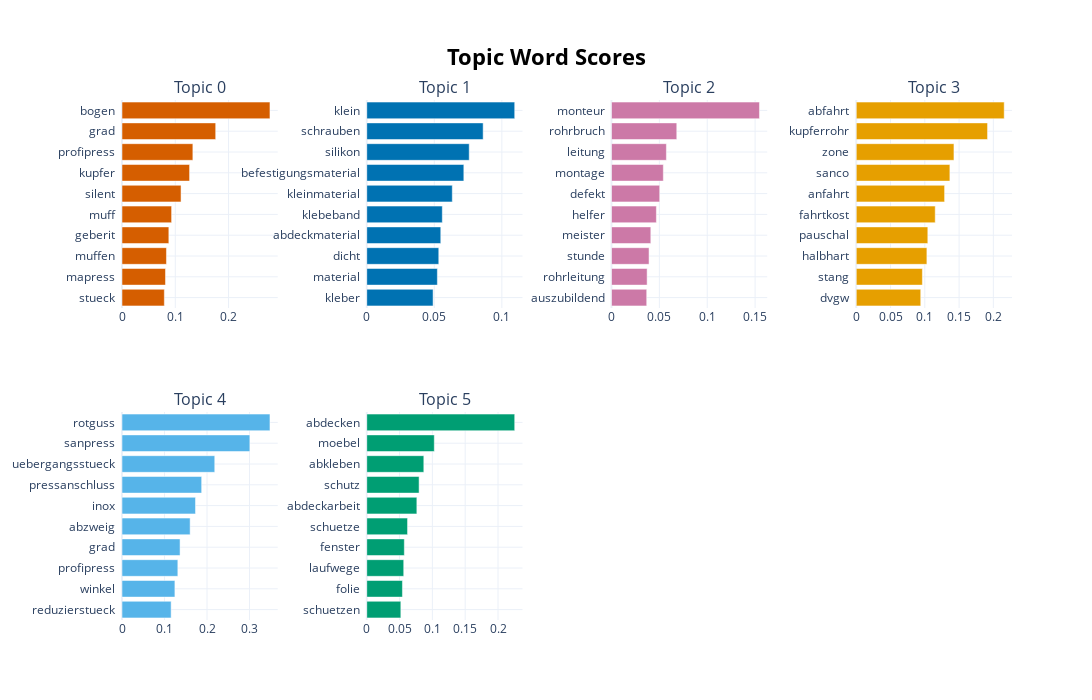

The notebook cell saved with this chart:
### Code cell
fig = topic_model.visualize_barchart(n_words=10, top_n_topics=nr_topics , width=400, height=350)    # plotly figure object
fig

### Figure 1 — Plotly figure (JSON) as saved in the notebook; plotly's stock layout.template omitted (floating-point values rounded to 4 significant figures)
{"data": [{"marker": {"color": "#D55E00"}, "orientation": "h", "type": "bar", "x": [0.07947, 0.08162, 0.08344, 0.08792, 0.0931, 0.1108, 0.1268, 0.133, 0.1758, 0.2777], "xaxis": "x", "y": ["stueck  ", "mapress  ", "muffen  ", "geberit  ", "muff  ", "silent  ", "kupfer  ", "profipress  ", "grad  ", "bogen  "], "yaxis": "y"}, {"marker": {"color": "#0072B2"}, "orientation": "h", "type": "bar", "x": [0.0491, 0.05227, 0.0533, 0.05478, 0.05592, 0.06331, 0.07185, 0.07583, 0.08615, 0.1095], "xaxis": "x2", "y": ["kleber  ", "material  ", "dicht  ", "abdeckmaterial  ", "klebeband  ", "kleinmaterial  ", "befestigungsmaterial  ", "silikon  ", "schrauben  ", "klein  "], "yaxis": "y2"}, {"marker": {"color": "#CC79A7"}, "orientation": "h", "type": "bar", "x": [0.03679, 0.03721, 0.03922, 0.04106, 0.04688, 0.05034, 0.05414, 0.05734, 0.06819, 0.1546], "xaxis": "x3", "y": ["auszubildend  ", "rohrleitung  ", "stunde  ", "meister  ", "helfer  ", "defekt  ", "montage  ", "leitung  ", "rohrbruch  ", "monteur  "], "yaxis": "y3"}, {"marker": {"color": "#E69F00"}, "orientation": "h", "type": "bar", "x": [0.09405, 0.09649, 0.103, 0.1044, 0.1152, 0.1289, 0.1366, 0.1425, 0.1915, 0.2158], "xaxis": "x4", "y": ["dvgw  ", "stang  ", "halbhart  ", "pauschal  ", "fahrtkost  ", "anfahrt  ", "sanco  ", "zone  ", "kupferrohr  ", "abfahrt  "], "yaxis": "y4"}, {"marker": {"color": "#56B4E9"}, "orientation": "h", "type": "bar", "x": [0.1156, 0.1245, 0.1314, 0.1366, 0.1603, 0.1729, 0.1874, 0.2182, 0.3008, 0.3481], "xaxis": "x5", "y": ["reduzierstueck  ", "winkel  ", "profipress  ", "grad  ", "abzweig  ", "inox  ", "pressanschluss  ", "uebergangsstueck  ", "sanpress  ", "rotguss  "], "yaxis": "y5"}, {"marker": {"color": "#009E73"}, "orientation": "h", "type": "bar", "x": [0.05194, 0.05437, 0.05634, 0.05725, 0.06216, 0.07635, 0.07977, 0.08695, 0.1029, 0.2255], "xaxis": "x6", "y": ["schuetzen  ", "folie  ", "laufwege  ", "fenster  ", "schuetze  ", "abdeckarbeit  ", "schutz  ", "abkleben  ", "moebel  ", "abdecken  "], "yaxis": "y6"}], "layout": {"annotations": [{"font": {"size": 16}, "showarrow": false, "text": "Topic 0", "x": 0.0875, "xanchor": "center", "xref": "paper", "y": 1, "yanchor": "bottom", "yref": "paper"}, {"font": {"size": 16}, "showarrow": false, "text": "Topic 1", "x": 0.3625, "xanchor": "center", "xref": "paper", "y": 1, "yanchor": "bottom", "yref": "paper"}, {"font": {"size": 16}, "showarrow": false, "text": "Topic 2", "x": 0.6375, "xanchor": "center", "xref": "paper", "y": 1, "yanchor": "bottom", "yref": "paper"}, {"font": {"size": 16}, "showarrow": false, "text": "Topic 3", "x": 0.9125, "xanchor": "center", "xref": "paper", "y": 1, "yanchor": "bottom", "yref": "paper"}, {"font": {"size": 16}, "showarrow": false, "text": "Topic 4", "x": 0.0875, "xanchor": "center", "xref": "paper", "y": 0.4, "yanchor": "bottom", "yref": "paper"}, {"font": {"size": 16}, "showarrow": false, "text": "Topic 5", "x": 0.3625, "xanchor": "center", "xref": "paper", "y": 0.4, "yanchor": "bottom", "yref": "paper"}], "height": 700, "hoverlabel": {"bgcolor": "white", "font": {"family": "Rockwell", "size": 16}}, "showlegend": false, "title": {"font": {"color": "Black", "size": 22}, "text": "<b>Topic Word Scores", "x": 0.5, "xanchor": "center", "yanchor": "top"}, "width": 1600, "xaxis": {"anchor": "y", "domain": [0, 0.175], "showgrid": true}, "xaxis2": {"anchor": "y2", "domain": [0.275, 0.45], "showgrid": true}, "xaxis3": {"anchor": "y3", "domain": [0.55, 0.725], "showgrid": true}, "xaxis4": {"anchor": "y4", "domain": [0.825, 1], "showgrid": true}, "xaxis5": {"anchor": "y5", "domain": [0, 0.175], "showgrid": true}, "xaxis6": {"anchor": "y6", "domain": [0.275, 0.45], "showgrid": true}, "xaxis7": {"anchor": "y7", "domain": [0.55, 0.725], "showgrid": true}, "xaxis8": {"anchor": "y8", "domain": [0.825, 1], "showgrid": true}, "yaxis": {"anchor": "x", "domain": [0.6, 1], "showgrid": true}, "yaxis2": {"anchor": "x2", "domain": [0.6, 1], "showgrid": true}, "yaxis3": {"anchor": "x3", "domain": [0.6, 1], "showgrid": true}, "yaxis4": {"anchor": "x4", "domain": [0.6, 1], "showgrid": true}, "yaxis5": {"anchor": "x5", "domain": [0, 0.4], "showgrid": true}, "yaxis6": {"anchor": "x6", "domain": [0, 0.4], "showgrid": true}, "yaxis7": {"anchor": "x7", "domain": [0, 0.4], "showgrid": true}, "yaxis8": {"anchor": "x8", "domain": [0, 0.4], "showgrid": true}}}
